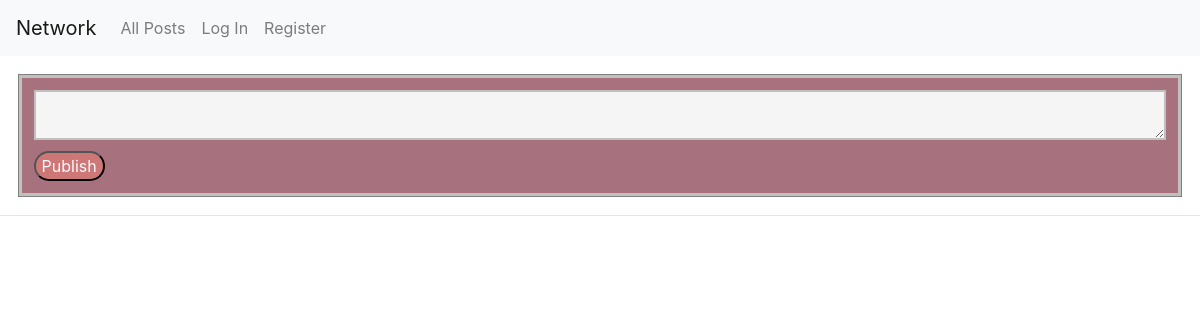
The app's page /, older data.
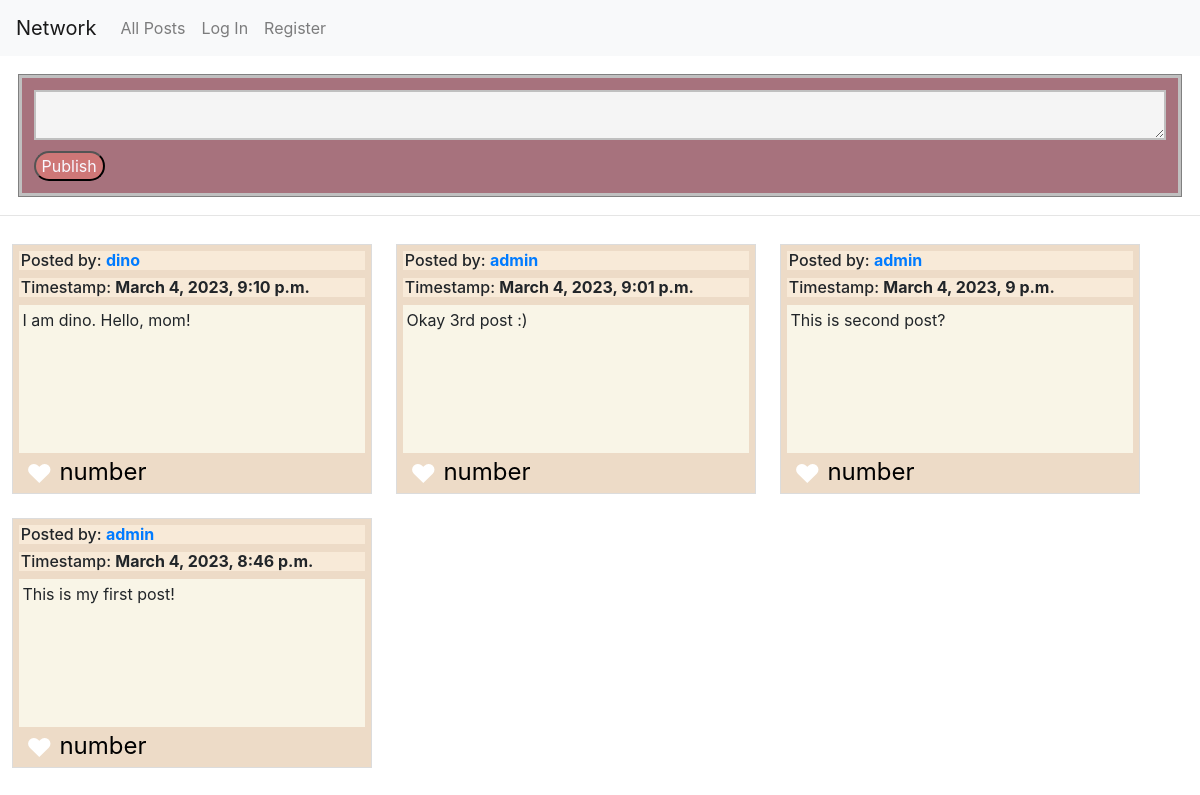
The same page, newer data.
### network/models.py (models this page shows, shortened)
class Post(models.Model):
    user = models.ForeignKey(User, on_delete=models.CASCADE, related_name="post_owner") #, null=True, blank=True)
    post = models.CharField(max_length=5000)
    timestamp = models.DateTimeField(auto_now_add=True)

class User(AbstractUser):
    pass

### network/views.py (the view)
# urls.py: path("", views.index, name="index"),
def index(request):
    return render(request, "network/index.html", {
        "posts" : Post.objects.order_by('-timestamp')
    })

### network/templates/network/index.html (shortened to what this page needs)
{% extends "network/layout.html" %} {% block body %}
<div class="post">
  <form method="post" action="{% url 'post' %}" class="post-form">
    <textarea
      maxlength="5000"
      class="input-textarea"
      name="input-textarea-name"
    >
    </textarea>
    <br />
    <button class="btn-publish" type="submit">Publish</button>
  </form>
</div>
<hr />
<div class="post-content">
  {% for post in posts %}
  <div class="individual-post">
    <h6 class="user-and-time">
      Posted by:
      <strong
        ><a
          href="{% url 'individual' id=post.user.id %}"
          id="user-{{ post.user.id }}"
          >{{ post.user }}</a
        ></strong
      >
    </h6>
    <h6 class="user-and-time">
      Timestamp: <strong>{{ post.timestamp }}</strong>
    </h6>
    <div class="individual-post-content">
      <p>{{ post.post }}</p>
    </div>
    <p class="likes">&#9829;</p>
    <p class="like-number">number</p>
  </div>
  {% endfor %}
</div>
{% endblock %}

### network/templates/network/layout.html (shortened to what this page needs)
{% load static %}
<!DOCTYPE html>
<html lang="en">
    <head>
        <link rel="stylesheet" href="https://stackpath.bootstrapcdn.com/bootstrap/4.4.1/css/bootstrap.min.css">
        <link href="{% static 'network/styles.css' %}" rel="stylesheet">
    </head>
    <body>
        <nav class="navbar navbar-expand-lg navbar-light bg-light">
            <a class="navbar-brand" href="#">Network</a>
            <div>
              <ul class="navbar-nav mr-auto">
                <li class="nav-item">
                  <a class="nav-link" href="{% url 'index' %}">All Posts</a>
                </li>
                {% if user.is_authenticated %}
                    <li class="nav-item">
                        <a class="nav-link" href="#">Following</a>
                    </li>
                    <li class="nav-item">
                        <a class="nav-link" href="{% url 'logout' %}">Log Out</a>
                    </li>
                {% else %}
                    <li class="nav-item">
                        <a class="nav-link" href="{% url 'login' %}">Log In</a>
                    </li>
                    <li class="nav-item">
                        <a class="nav-link" href="{% url 'register' %}">Register</a>
                    </li>
                {% endif %}
              </ul>
            </div>
          </nav>
        <div class="body">
            {% block body %}
            {% endblock %}
        </div>
    </body>
</html>

### network/static/network/styles.css (style rules this page uses)
.post { display: flex; border: solid 1px grey; margin: 1.5%; }
.post-form { display: flex; flex-wrap: wrap; width: 100%; background-color: #a7727d; border: silver solid 3px; }
.input-textarea { background-color: whitesmoke; border: solid 2px silver; margin: 1%; height: 50px; width: 100%; }
.btn-publish { margin: 1%; margin-top: 0%; border-radius: 25px; background-color: #ce7777; color: ghostwhite; }
.post-content { display: flex; flex-wrap: wrap; justify-content: space-around flex-start; }
.individual-post { display: flex; flex-direction: row; flex-wrap: wrap; align-content: flex-start; padding: 0.5%; border: solid 1px gainsboro; margin: 1%; height: 250px; width: 30%; background-color: #eddbc7; }
.user-and-time { width: 100%; background-color: #f8ead8; padding-left: 0.5%; }
.individual-post-content { width: 100%; flex-grow: 15; padding: 1%; background-color: #f9f5e7; height: 62.5%; }
.likes { color: white; font-size: 26px; height: 12%; margin-bottom: 1%; margin-top: 0.5%; padding-left: 2%; }
.like-number { color: black; font-size: 24px; height: 12%; margin-bottom: 1%; margin-top: 0.5%; padding-left: 2%; width: 50%; }

Row changes from the older to the newer data that the page shows:
added Post: user "dino", timestamp "March 4, 2023, 9:10 p.m.", post "I am dino. Hello, mom!"
added Post: user "admin", timestamp "March 4, 2023, 9:01 p.m.", post "Okay 3rd post :)"
added Post: user "admin", timestamp "March 4, 2023, 9 p.m.", post "This is second post?"
added Post: user "admin", timestamp "March 4, 2023, 8:46 p.m.", post "This is my first post!"
